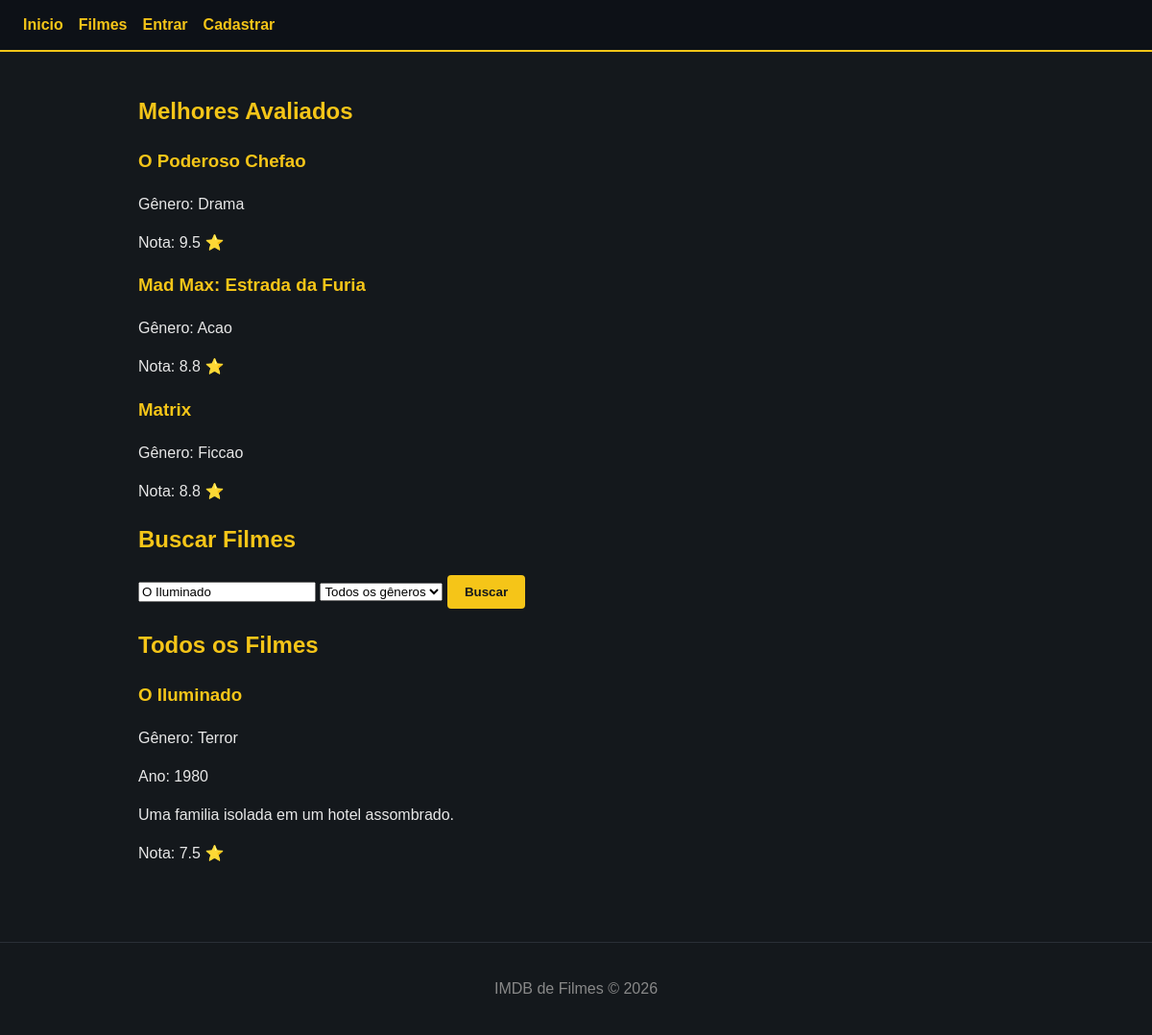
The page /views/filmes/listar.php?busca=O Iluminado on the database its author committed.
### tables this page shows
CREATE TABLE filmes (
    id        INT AUTO_INCREMENT PRIMARY KEY,
    titulo    VARCHAR(150) NOT NULL,
    genero    VARCHAR(60)  NOT NULL,
    descricao TEXT,
    ano       INT          NOT NULL
);

### functions/filmes_functions.php (called while the page is built, shortened)
<?php
require_once __DIR__ . '/../models/Filme.php';
function buscarFilmesPorNome(string $nome): array {
    $pdo  = Banco::conectar();
    $sql  = "SELECT f.id, f.titulo, f.genero, f.descricao, f.ano, AVG(a.nota) AS nota_media
             FROM filmes f
             LEFT JOIN avaliacoes a ON a.filme_id = f.id
             WHERE f.titulo LIKE :nome
             GROUP BY f.id";
    $stmt = $pdo->prepare($sql);
    $stmt->execute([':nome' => '%' . $nome . '%']);
    $rows = $stmt->fetchAll(PDO::FETCH_ASSOC);
    $filmes = [];
    foreach ($rows as $row) {
        $filmes[] = new Filme(
            (int)   $row['id'],
                    $row['titulo'],
                    $row['genero'],
                    $row['descricao'],
            (int)   $row['ano'],
            (float) ($row['nota_media'] ?? 0)
        );
    }
    return $filmes;
}
function buscarFilmesMaisAvaliados(int $limite = 5): array {
    $pdo  = Banco::conectar();
    $sql  = "SELECT f.id, f.titulo, f.genero, f.descricao, f.ano, AVG(a.nota) AS nota_media
             FROM filmes f
             LEFT JOIN avaliacoes a ON a.filme_id = f.id
             GROUP BY f.id
             ORDER BY nota_media DESC
             LIMIT :limite";
    $stmt = $pdo->prepare($sql);
    $stmt->bindParam(':limite', $limite, PDO::PARAM_INT);
    $stmt->execute();
    $rows = $stmt->fetchAll(PDO::FETCH_ASSOC);
    $filmes = [];
    foreach ($rows as $row) {
        $filmes[] = new Filme(
            (int)   $row['id'],
                    $row['titulo'],
                    $row['genero'],
                    $row['descricao'],
            (int)   $row['ano'],
            (float) ($row['nota_media'] ?? 0)
        );
    }
    return $filmes;
}

### models/Filme.php (called while the page is built, shortened)
<?php
class Filme {
    public function __construct(int $id, string $titulo, string $genero, string $descricao, int $ano, float $nota_media = 0.0) {
        $this->titulo     = $titulo;
        $this->genero     = $genero;
        $this->descricao  = $descricao;
        $this->ano        = $ano;
        $this->nota_media = $nota_media;
    }
}

### views/filmes/listar.php (the view, shortened to what this page needs)
<?php
require_once __DIR__ . '/../../functions/filmes_functions.php';
$busca  = isset($_GET['busca'])  ? trim($_GET['busca'])  : '';
$genero = isset($_GET['genero']) ? trim($_GET['genero']) : '';
if ($busca !== '') {
    $filmes = buscarFilmesPorNome($busca);
} elseif ($genero !== '' && $genero !== 'todos') {
    $filmes = buscarFilmesPorGenero($genero);
} else {
    $filmes = buscarTodosFilmes();
}
$destaques = buscarFilmesMaisAvaliados(3);
require_once __DIR__ . '/../header.php';
?>
<section>
    <h2>Melhores Avaliados</h2>
    <div>
        <?php foreach ($destaques as $filme): ?>
            <div>
                <h3><?= htmlspecialchars($filme->titulo) ?></h3>
                <p>Gênero: <?= htmlspecialchars($filme->genero) ?></p>
                <p>Nota: <?= number_format($filme->nota_media, 1) ?> ⭐</p>
            </div>
        <?php endforeach; ?>
    </div>
</section>
<section>
    <h2>Buscar Filmes</h2>
    <form method="GET" action="">
        <input type="text" name="busca" placeholder="Buscar por nome..." value="<?= htmlspecialchars($busca) ?>">
        <select name="genero">
            <option value="todos">Todos os gêneros</option>
        </select>
        <button type="submit">Buscar</button>
    </form>
</section>
<section>
    <h2>Todos os Filmes</h2>
    <?php if (empty($filmes)): ?>
        <p>Nenhum filme encontrado.</p>
    <?php else: ?>
        <div>
            <?php foreach ($filmes as $filme): ?>
                <div>
                    <h3><?= htmlspecialchars($filme->titulo) ?></h3>
                    <p>Gênero: <?= htmlspecialchars($filme->genero) ?></p>
                    <p>Ano: <?= $filme->ano ?></p>
                    <p><?= htmlspecialchars($filme->descricao) ?></p>
                    <p>Nota: <?= number_format($filme->nota_media, 1) ?> ⭐</p>
                </div>
            <?php endforeach; ?>
        </div>
    <?php endif; ?>
</section>
<?php require_once __DIR__ . '/../footer.php'; ?>

### assets/estilo.css (style rules this page uses)
* { box-sizing: border-box; }
body { margin: 0; font-family: Arial, Helvetica, sans-serif; background: #14181c; color: #e8e8e8; line-height: 1.5; }
h1, h2, h3 { color: #f5c518; }
button { background: #f5c518; color: #14181c; border: none; padding: 10px 18px; border-radius: 4px; font-weight: bold; cursor: pointer; }

### rows shown on the page
filmes: titulo "O Poderoso Chefao", genero "Drama", nota_media "9.5"
filmes: titulo "Mad Max: Estrada da Furia", genero "Acao", nota_media "8.8"
filmes: titulo "Matrix", genero "Ficcao", nota_media "8.8"
filmes: titulo "O Iluminado", genero "Terror", ano "1980", descricao "Uma familia isolada em um hotel assombrado.", nota_media "7.5"
